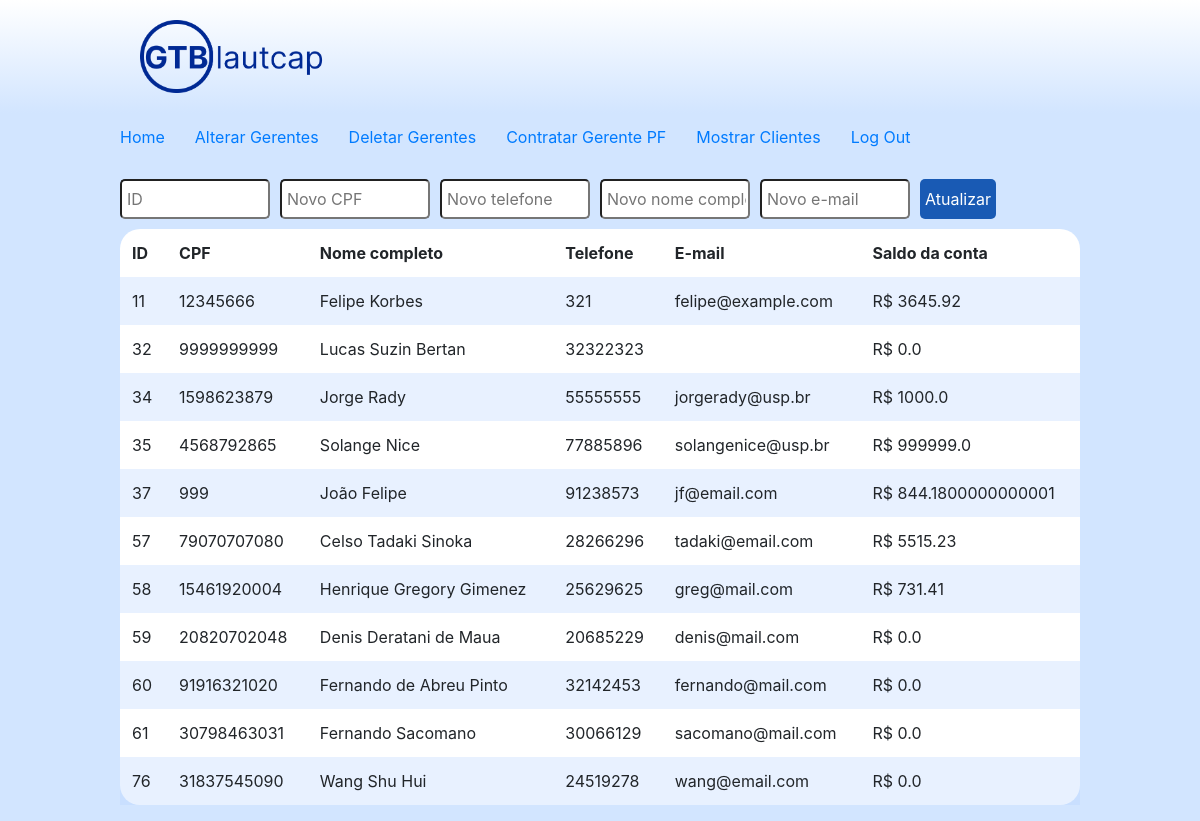
The app's page /changePF (signed in) with its own data.
### gtb/models.py (models this page shows, shortened)
class PessoaFisica(models.Model):
    user            = models.OneToOneField(User, on_delete=models.CASCADE)
    CPF             = models.CharField(max_length=15, null=False, blank=False, primary_key=True)
    nome_completo   = models.CharField(max_length=64, null=False, blank=False)
    telefone        = models.CharField(max_length=8, null=False, blank=False)
    saldo_da_conta  = models.FloatField(default=0, null=False, blank=False)
    agencia         = models.ForeignKey(Agencia, on_delete=models.CASCADE, null=True, blank=True)

class User(AbstractUser):
    is_pessoaFisica = models.BooleanField(default=False)
    is_pessoaJuridica = models.BooleanField(default=False)
    is_agencia = models.BooleanField(default=False)
    is_gerentePF = models.BooleanField(default=False)
    is_gerentePJ = models.BooleanField(default=False)

### gtb/viewGerentePF.py (the view)
# urls.py: path("changePF", viewGerentePF.changePF, name="atualizarPF"),
@login_required
def changePF(request):
    pessoasFisicas = models.PessoaFisica.objects.all()
    if request.method == "POST":
        ID = request.POST["ID"]
        CPF = request.POST["CPF"]
        newPhone = request.POST["telefone"]
        newCompleteName = request.POST["nome_completo"]
        newEmail = request.POST["email"]
        if ID:
            cliente = models.PessoaFisica.objects.filter(user_id=ID)
            usuario = models.User.objects.filter(id=ID)
            if CPF != "" and CPF != None:
                cliente.update(CPF=CPF)
            if newPhone != "" and newPhone != None:
                cliente.update(telefone=newPhone)
            if newCompleteName != "" and newCompleteName != None:
                cliente.update(nome_completo=newCompleteName)
            if newEmail != "" and newEmail != None:
                usuario.update(email=newEmail)
        return render(request, "gtb/atualizarPF.html", {
            "pessoasFisicas": pessoasFisicas
            })
    else:
        return render(request, "gtb/atualizarPF.html", {
            "pessoasFisicas": pessoasFisicas
            })

### gtb/templates/gtb/atualizarPF.html (shortened to what this page needs)
{% extends "gtb/layout.html" %}
{% load filter %}
{% load static %}
{% block head %}
    <link href="{% static 'gtb/acoes.css' %}" rel="stylesheet">
{% endblock %}
{% block body %}
    <form action="{% url 'atualizarPF' %}" method="post">
        <div class="formDiv">
            <div class="divComprarAcoes">
                <input class="textoProcurarAcao" type="text" name="ID" placeholder="ID">
                <input class="textoProcurarAcao" type="text" name="CPF" placeholder="Novo CPF">
                <input class="textoProcurarAcao" type="text" name="telefone" placeholder="Novo telefone">
                <input class="textoProcurarAcao" type="text" name="nome_completo" placeholder="Novo nome completo">
                <input class="textoProcurarAcao" type="text" name="email" placeholder="Novo e-mail">
                <button class="botaoProcurarAcao" type="submit" name="botaoVenderAcao">Atualizar</button>
            </div>
            <div class="tableDiv">
                <table>
                    <thead>
                        <tr>
                            <th>ID</th>
                            <th>CPF</th>
                            <th>Nome completo</th>
                            <th>Telefone</th>
                            <th>E-mail</th>
                            <th>Saldo da conta</th>
                        </tr>
                    </thead>
                    <tbody>
                        {% for pf in pessoasFisicas %}
                            <tr>
                                <td>{{ pf.user_id }}</td>
                                <td>{{ pf.CPF }}</td>
                                <td>{{ pf.nome_completo }}</td>
                                <td>{{ pf.telefone }}</td>
                                <td>{{ pf.user.email }}</td>
                                <td>R$ {{ pf.saldo_da_conta }}</td>
                            </tr>
                        {% endfor %}
                    </tbody>
                </table>
            </div>
        </div>
    </form>
{% endblock %}

### gtb/static/gtb/layout.css (style rules this page uses)
body { padding: 0px; margin: 0; background-color: #d2e5ff; width: 100%; }

### gtb/static/gtb/acoes.css (style rules this page uses)
.textoProcurarAcao { width: 150px; height: 40px; margin-right: 10px; border-radius: 5px; padding-left: 5px; font-size: 16px; }
.divComprarAcoes { padding-top: 2%; display: flex; flex-direction: row; align-items: center; justify-content: flex-start; width: 80vw; }
.botaoProcurarAcao { background-color: #195ab4; color: white; border-radius: 5px; border: none; padding-left: 5px; padding-right: 5px; height: 40px; font-size: 16px; }
.formDiv { width: 80vw; display: flex; flex-direction: column; align-items: center; justify-content: space-between; }
.tableDiv { padding-top: 10px; width: 100%; }
table { background-color: white; margin-bottom: 1rem; width: 100%; border-radius: 20px; }
table th, table td { padding: 0.75rem; vertical-align: middle; }
tbody tr:nth-of-type(odd) { background-color: rgb(179, 208, 255, 0.3) }

### records on screen
PessoaFisica: user_id "11", CPF "12345666", nome_completo "Felipe Korbes", telefone "321", user.email "felipe@example.com", saldo_da_conta "3645.92"
PessoaFisica: user_id "32", CPF "9999999999", nome_completo "Lucas Suzin Bertan", telefone "32322323", saldo_da_conta "0.0"
PessoaFisica: user_id "34", CPF "1598623879", nome_completo "Jorge Rady", telefone "55555555", user.email "jorgerady@usp.br", saldo_da_conta "1000.0"
PessoaFisica: user_id "35", CPF "4568792865", nome_completo "Solange Nice", telefone "77885896", user.email "solangenice@usp.br", saldo_da_conta "999999.0"
PessoaFisica: user_id "37", CPF "999", nome_completo "João Felipe", telefone "91238573", user.email "jf@email.com", saldo_da_conta "844.1800000000001"
PessoaFisica: user_id "57", CPF "79070707080", nome_completo "Celso Tadaki Sinoka", telefone "28266296", user.email "tadaki@email.com", saldo_da_conta "5515.23"
PessoaFisica: user_id "58", CPF "15461920004", nome_completo "Henrique Gregory Gimenez", telefone "25629625", user.email "greg@mail.com", saldo_da_conta "731.41"
PessoaFisica: user_id "59", CPF "20820702048", nome_completo "Denis Deratani de Maua", telefone "20685229", user.email "denis@mail.com", saldo_da_conta "0.0"
PessoaFisica: user_id "60", CPF "91916321020", nome_completo "Fernando de Abreu Pinto", telefone "32142453", user.email "fernando@mail.com", saldo_da_conta "0.0"
PessoaFisica: user_id "61", CPF "30798463031", nome_completo "Fernando Sacomano", telefone "30066129", user.email "sacomano@mail.com", saldo_da_conta "0.0"
PessoaFisica: user_id "76", CPF "31837545090", nome_completo "Wang Shu Hui", telefone "24519278", user.email "wang@email.com", saldo_da_conta "0.0"
